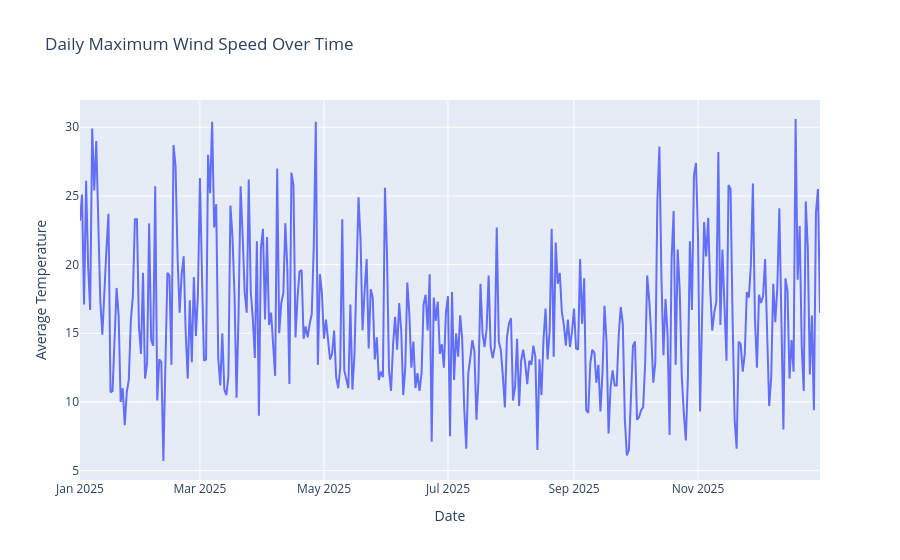

Notebook code cell kept with this figure:
### Code cell
fig = px.line(
    weather_daily,
    x="date",
    y="wind_speed_10m_max",
    title="Daily Maximum Wind Speed Over Time",
    markers=False
)

fig.update_layout(
    xaxis_title="Date",
    yaxis_title="Average Temperature",
    hovermode="x unified"
)

fig.show()

### Figure 1 — Plotly figure (JSON) as saved in the notebook; plotly's stock layout.template omitted (floating-point values rounded to 4 significant figures; data arrays with more than 128 entries replaced by an {"elided": "..."} marker saying what was removed)
{"data": [{"hovertemplate": "date=%{x}<br>wind_speed_10m_max=%{y}<extra></extra>", "legendgroup": "", "line": {"color": "#636efa", "dash": "solid"}, "marker": {"symbol": "circle"}, "mode": "lines", "name": "", "orientation": "v", "showlegend": false, "type": "scatter", "x": {"elided": "365 str values"}, "xaxis": "x", "y": {"elided": "365 float values"}, "yaxis": "y"}], "layout": {"hovermode": "x unified", "legend": {"tracegroupgap": 0}, "title": {"text": "Daily Maximum Wind Speed Over Time"}, "xaxis": {"anchor": "y", "domain": [0, 1], "title": {"text": "Date"}}, "yaxis": {"anchor": "x", "domain": [0, 1], "title": {"text": "Average Temperature"}}}}
